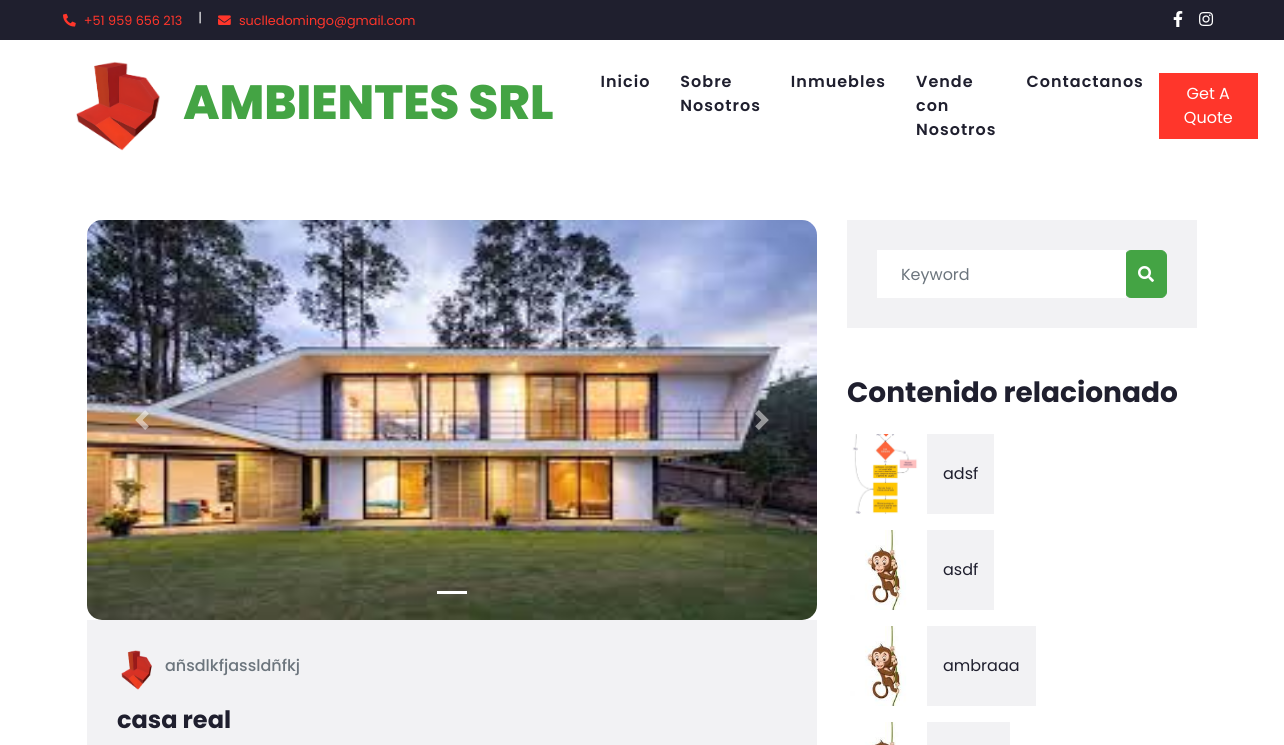
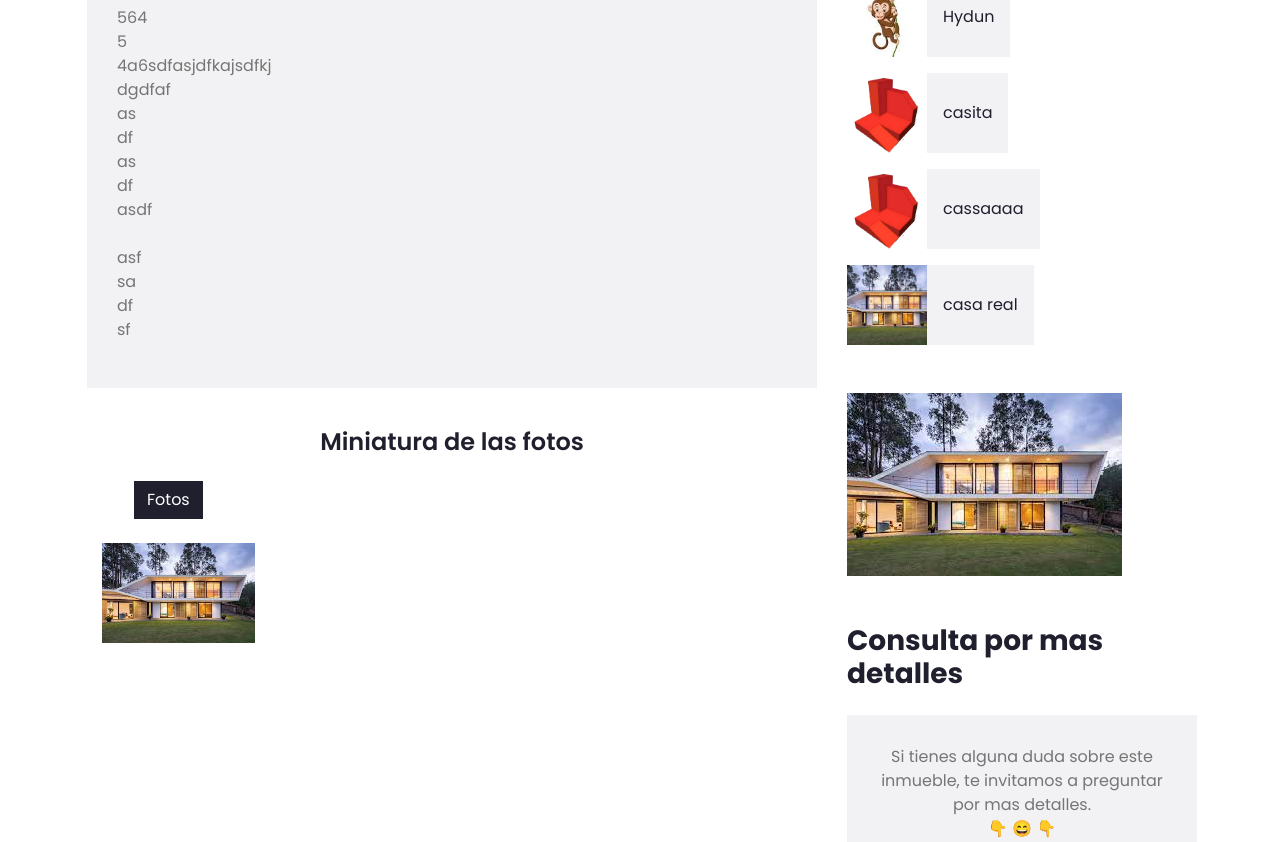
The page /post/7/ (upper part) on the database as committed earlier (2 pictures, top to bottom).
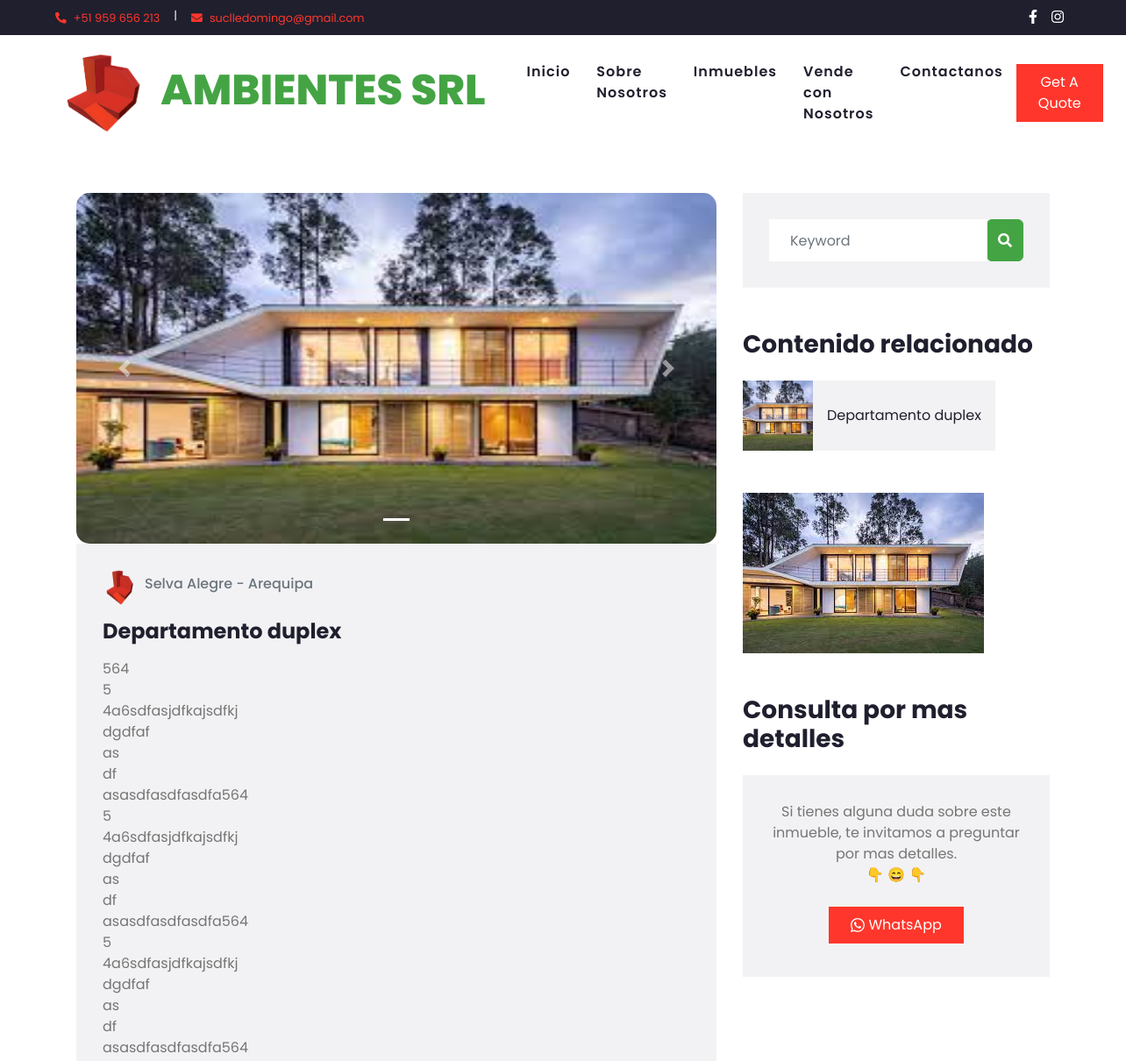
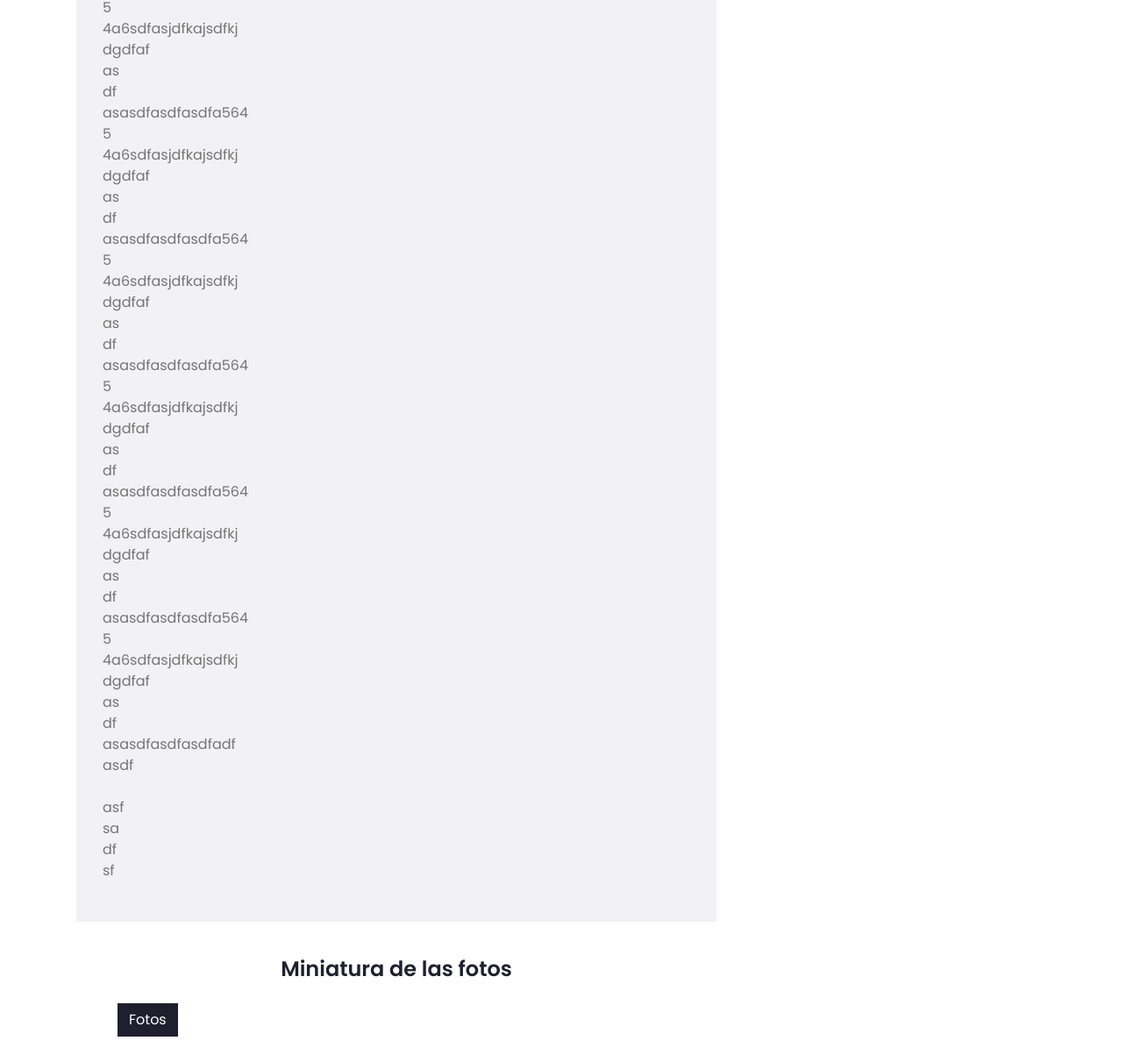
The same page on the database as committed later (2 pictures, top to bottom).
### blog/models.py (models this page shows, shortened)
class Post(models.Model):
  author = models.ForeignKey(settings.AUTH_USER_MODEL, on_delete=models.CASCADE)
  titulo = models.CharField(max_length=200)
  ubicacion = models.TextField()
  areatotal = models.IntegerField()
  areaconstruida = models.IntegerField()
  cantdedormitorios = models.IntegerField()
  cantdebaños = models.IntegerField()
  hayasensor = models.BooleanField()
  descuento = models.IntegerField(default = 0)
  descripcion = models.TextField()
  preciodolares = models.IntegerField(default = 0)
  listadeestados = [
    (1, "En construccion"),
    (2, "En planos"),
    (3, "Departamento"),
    (4, "Casa"),
    (5, "Terreno")
    ]
  estadodepredio = models.IntegerField(
    null=False,
    blank=False,
    choices=listadeestados,
    default=1
  )
  created_date = models.DateTimeField(default=timezone.now)
  published_date = models.DateTimeField(blank=True, null=True)
  imagenprincipal = models.ImageField(upload_to='images/', null = True, blank = False)
  imagensecundaria00 = models.ImageField(upload_to='images/', null = True, blank = True)
  imagensecundaria01 = models.ImageField(upload_to='images/', null = True, blank = True)
  imagensecundaria02 = models.ImageField(upload_to='images/', null = True, blank = True)
  imagensecundaria03 = models.ImageField(upload_to='images/', null = True, blank = True)
  imagensecundaria04 = models.ImageField(upload_to='images/', null = True, blank = True)
  imagensecundaria05 = models.ImageField(upload_to='images/', null = True, blank = True)
  imagensecundaria06 = models.ImageField(upload_to='images/', null = True, blank = True)
  imagensecundaria07 = models.ImageField(upload_to='images/', null = True, blank = True)
  imagensecundaria08 = models.ImageField(upload_to='images/', null = True, blank = True)
  imagensecundaria09 = models.ImageField(upload_to='images/', null = True, blank = True)
  imagensecundaria10 = models.ImageField(upload_to='images/', null = True, blank = True)
  imagensecundaria11 = models.ImageField(upload_to='images/', null = True, blank = True)

### blog/views.py (the view)
# urls.py: path('post/<int:pk>/', views.post_detail, name='post_detail'),
def post_detail (request, pk):
    post = get_object_or_404(Post, pk=pk)
    ubicaciondelpost = post.ubicacion
    estadodelpost = post.estadodepredio
    ubicaciondelpost = post.titulo
    print ("hay query")
    postsrelacionados = Post.objects.filter(
        Q(ubicacion__icontains = ubicaciondelpost) &
        Q(estadodepredio = estadodelpost)
    ).distinct()
    if (not postsrelacionados):
        postsrelacionados = Post.objects.filter(
            Q(ubicacion__icontains = ubicaciondelpost) |
            Q(estadodepredio = estadodelpost)
        ).distinct()
    return render(request, 'blog/post_detail.html', {'post': post, 'postsrelacionados': postsrelacionados})

### blog/templates/blog/post_detail.html (shortened to what the changed rows need)
{% extends 'blog/base.html' %}
{% load static %}
{% block content %}
    {% if not post %}
    <h1>Ups, Lo que has solicitado no existe</h1>
    {% else %}
    <div class="container py-5">
        <div class="row">
            <div class="col-lg-8">
                <div class="pb-3">
                    <div class="position-relative">
<div id="a{{ post.id }}" class="carousel slide" data-ride="carousel" data-interval="3000">
  <ol class="carousel-indicators">
{% if post.imagenprincipal %}
    <li data-target="#a{{ post.id }}" data-slide-to="0" class="active"></li>
    {% endif %}
  </ol>
  <div class="carousel-inner">
    {% if post.imagenprincipal %}
        <div class="carousel-item active">
        <img class="d-block w-100 imagendecarrusel" src="{{ post.imagenprincipal.url }}" alt="First slide">
        </div>
    {% endif %}
  </div>
  <a class="carousel-control-prev" href="#a{{ post.id }}" role="button" data-slide="prev">
    <span class="carousel-control-prev-icon" aria-hidden="true"></span>
  </a>
  <a class="carousel-control-next" href="#a{{ post.id }}" role="button" data-slide="next">
    <span class="carousel-control-next-icon" aria-hidden="true"></span>
  </a>
</div>
                    </div>
                    <div class="bg-secondary mb-3" style="padding: 30px;">
                        <div class="d-flex mb-3">
                            <div class="d-flex align-items-center">
                                <img class="rounded-circle" style="width: 40px; height: 40px;" src="{% static 'img/Ambientes_en_barra_nav.png' %}" alt="Ambientes">
                                <h6 class="text-muted ml-2" href="">{{post.ubicacion}}</h6>
                            </div>
                        </div>
                        <h4 class="font-weight-bold mb-3">{{ post.titulo }}</h4>
                        <p>{{ post.descripcion|linebreaksbr }}</p>
                    </div>
                </div>
 <div class="container">
         <div class="row">
            <div class="col-lg-12 text-center my-2">
                <h4>Miniatura de las fotos</h4>
            </div>
         </div>
         <div class="portfolio-menu mt-2 mb-4">
            <ul>
               <li class="btn btn-outline-dark active" data-filter="*">Fotos</li>
            </ul>
         </div>
         <div class="portfolio-item row">
    {% if post.imagenprincipal %}
        <div class="item col-lg-3 col-md-4 col-6 col-sm">
            <img class="img-fluid miniatura" src="{{ post.imagenprincipal.url }}" alt="First slide">
        </div>
    {% endif %}
         </div>
      </div>
            </div>
            <div class="col-lg-4 mt-5 mt-lg-0">
                <div class="mb-5">
                    <div class="bg-secondary" style="padding: 30px;">
                        <div class="input-group">
                            <input type="text" class="form-control border-0 p-4" placeholder="Keyword">
                            <div class="input-group-append">
                                <span class="input-group-text bg-primary border-primary text-white"><i
                                        class="fa fa-search"></i></span>
                            </div>
                        </div>
                    </div>
                </div>
                <div class="mb-5">
                    <h3 class="mb-4">Contenido relacionado</h3>
                    {% for postrel in postsrelacionados|slice:":8" %}
                        <div class="d-flex mb-3" style="width: 100%;">
                            <img class="img-fluid" src="{{ postrel.imagenprincipal.url }}" style="width: 80px; height: 80px; object-fit: cover;" alt="{{ postrel.titulo }}">
                            <a style="overflow:hidden; white-space:nowrap; text-overflow: ellipsis;"href="{% url 'post_detail' pk=postrel.pk %}" class="d-flex align-items-center bg-secondary text-dark text-decoration-none px-3" style="height: 80px;">
                                {{ postrel.titulo  }}
                            </a>
                        </div>
                    {% endfor %}
                </div>
                <div class="mb-5">
                    <img src=" {{ post.imagenprincipal.url }}" alt="" class="img-fluid">
                </div>
                <div>
                    <h3 class="mb-4">Consulta por mas detalles</h3>
                    <div class="bg-secondary text-center" style="padding: 30px;">
                        <p>Si tienes alguna duda sobre este inmueble, te invitamos a preguntar por mas detalles.<br> &#128071 &#128516 &#x1F447</p>
                        <a href="https://wa.me/+51959656213?text=Hola, me gustaria obtener información sobre:%0A{{ post.titulo }} - {{ post.ubicacion }}" target="_blank">
                            <button type="button" class="btn btn-primary py-2 px-4 my-2">
                                WhatsApp
                            </button>
                        </a>
                    </div>
                </div>
            </div>
        </div>
    </div>
    {% endif %}
{% endblock %}

Rows that differ between the two databases and show on the page:
no longer on this page (row edited): Post: imagenprincipal (picture), titulo "adsf"
no longer on this page (row edited): Post: imagenprincipal (picture), titulo "asdf"
no longer on this page (row edited): Post: imagenprincipal (picture), titulo "ambraaa"
no longer on this page (row edited): Post: imagenprincipal (picture), titulo "Hydun"
no longer on this page (row edited): Post: imagenprincipal (picture), titulo "casita"
no longer on this page (row edited): Post: imagenprincipal (picture), titulo "cassaaaa"
changed Post: ubicacion "añsdlkfjassldñfkj" → "Selva Alegre - Arequipa"; titulo "casa real" → "Departamento duplex"; descripcion "564 5 4a6sdfasjdfkajsdfkj dgdfaf as df as df asdf asf sa df sf" → "…4a6sdfasjdfkajsdfkj dgdfaf as df asasdfasdfasdfa564 5 4a6sdfasjdfkajsdfkj dgdfaf as df asasdfasdfasdfa564 5 4a6sdfasjdfkajsdfkj dgdfaf as df asasdfasdfasdfa564 5 4a6sdfasjdfkajsdfkj dgdfaf as df asasdfasdfasdfa564 5 4a6sdfasjdfkajsdfkj dgdfaf as df asasdfasdfasdfa564 5 4a6sdfasjdfkajsdfkj dgdfaf as df asasdfasdfasdfa564 5 4a6sdfasjdfkajsdfkj dgdfaf as df asasdfasdfasdfa564 5 4a6sdfasjdfkajsdfkj dgdfaf as df asasdfasdfasdfa564 5 4a6sdfasjdfkajsdfkj dgdfaf as df asasdfasdfasdfadf asdf asf sa df…"
Other text that changed with them:
text now shown: "WhatsApp"
